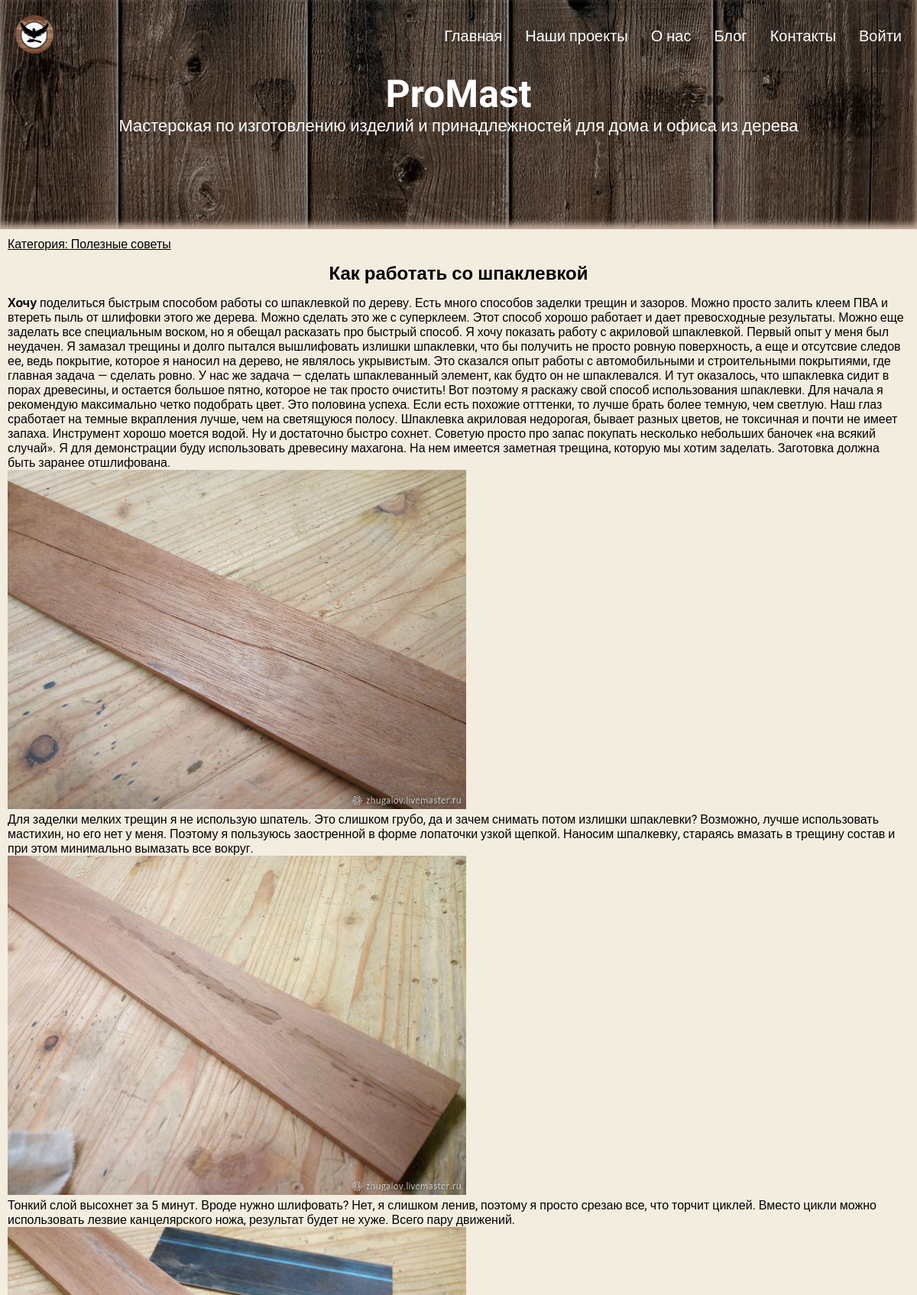
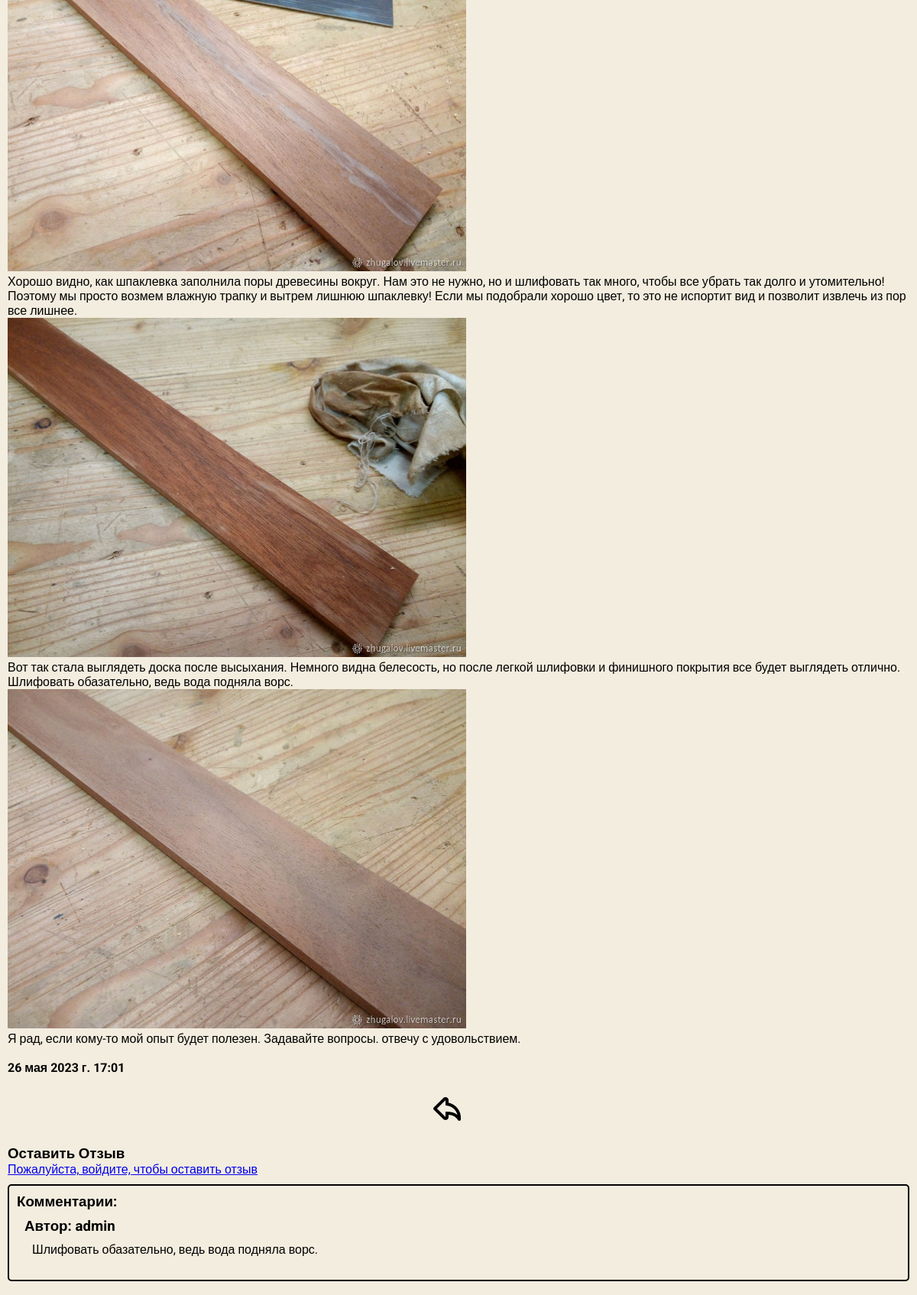
The app's page /blog/post/kak-rabotat-so-shpaklevkoj/ (upper part) with its own data (2 pictures, top to bottom).
### blog/models.py (models this page shows, shortened)
class Blog(models.Model):
    title = models.CharField(max_length=255, verbose_name='Название')
    slug = models.SlugField(max_length=255, unique=True, verbose_name='URL')
    image = models.ImageField(upload_to='photos/%Y/%m/%d/', blank=True, verbose_name='Изображение')
    content = models.TextField(blank=True, verbose_name='Контент')
    time_created = models.DateTimeField(auto_now_add=True, verbose_name='Дата публикации')
    time_update = models.DateTimeField(auto_now=True, verbose_name='Дата обновления')
    is_published = models.BooleanField(default=True, verbose_name='Опубликовано')
    cat = models.ForeignKey('Category', on_delete=models.PROTECT, verbose_name='Категория')
    class Meta:
        verbose_name = "Новость"
        verbose_name_plural = "Новости"
        ordering = ['-time_created']
    def reviewers(self):
        queryset = self.review_set.all().values_list('owner__id', flat=True)
        return queryset

class Category(models.Model):
    name = models.CharField(max_length=255, verbose_name='Категория')
    slug = models.SlugField(max_length=255, unique=True, verbose_name='URL')
    def __str__(self):
        return self.name
    class Meta:
        verbose_name = "Категорию"
        verbose_name_plural = "Категории"

class Review(models.Model):
    owner = models.ForeignKey(User, on_delete=models.CASCADE, null=True, verbose_name='Пользователь')
    post = models.ForeignKey(Blog, on_delete=models.CASCADE, verbose_name='Пост')
    text = models.TextField(null=False, blank=False, verbose_name='Комментарий')
    created = models.DateTimeField(auto_now_add=True, verbose_name='Дата комментария')
    class Meta:
        unique_together = [['owner', 'post']]
        verbose_name = "Комментарий"
        verbose_name_plural = "Комментарии"

### blog/views.py (the view, shortened to what this page needs)
# urls.py: path('post/<slug:post_slug>/', views.show_post, name='post'),
def show_post(request, post_slug):
    post = Blog.objects.get(slug=post_slug)
    form = ReviewForm()
    context = {
        'post': post,
        'cat_selected': 1,
        'form': form,
    }
    return render(request, 'blog/post.html', context)

### blog/templates/blog/post.html (shortened to what this page needs)
{% extends 'portfolio/base.html' %}
{% block content %}
{% load static %}
<div class="post">
    <div class="container">
        <div class="post__center">
            <a href="{% url 'blog' %}">Категория: {{ post.cat }}</a>
            <h2>{{ post.title }}</h2>
            <p>{{ post.content|safe }}</p>
            <h4>{{ post.time_created }}</h4>
            <p class="back"><a href="#" onclick="history.back()"><img src="{% static 'blog/back.png' %}" alt=""></a></p>
        </div>
    </div>
</div>
<div class="comments">
    <div class="container">
        <h3>Оставить Отзыв</h3>
        {% if request.user.id in post.reviewers %}
        <p>Вы уже оставляли комментарий об этой статье</p>
        {% else %}
        <a href="{% url 'login' %}">Пожалуйста, войдите, чтобы оставить отзыв</a>
        {% endif %}
        <div class="comment__list">
            <h3>Комментарии:</h3>
            {% for review in post.review_set.all %}
            <div class="comment">
                <h3>Автор: {{ review.owner }}</h3>
                <p class="comment__info">
                    {{ review.text|linebreaksbr }}
                </p>
            </div>
            {% endfor %}
        </div>
    </div>
</div>
{% endblock %}

### portfolio/static/css/style.css (style rules this page uses)
* { margin: 0; padding: 0; -webkit-box-sizing: border-box; box-sizing: border-box; }
body { font-family: 'Roboto', sans-serif; background: #F3EDDF; }
.container { max-width: 1200px; margin: 0px auto; }
.post { background: #F3EDDF; display: flex; box-sizing: border-box; padding: 10px; }
.post__center img { max-width: 100% !important; height: auto !important; margin: 0 30px 0 0 !important; }
.post__center .back { text-align: center; padding-top: 20px; }
.post__center a { padding: 15px auto 15px; color: #000; }
.post__center h2 { text-align: center; padding: 15px; }
.comments { padding: 10px; }
.field__comments, .comment__list, .comment, .comment__info { padding: 10px; }
.comment__list { border: 2px solid #000; border-radius: 5px; margin: 10px auto 10px; }

### records on screen
Blog: cat "Полезные советы", title "Как работать со шпаклевкой", content "Хочу поделиться быстрым способом работы со шпаклевкой по дереву. Есть много способов заделки трещин и зазоров. Можно просто залить клеем ПВА и втереть пыль от шлифовки этого же дерева. Можно сделать это же с суперклеем. Этот способ хорошо работает и дает превосходные результаты. Можно еще заделать все специальным воском, но я обещал расказать про быстрый способ. Я хочу показать работу с акриловой шпаклевкой. Первый опыт у меня был неудачен. Я замазал трещины и долго пытался вышлифовать излишки шпаклевки, что бы получить не просто ровную поверхность, а еще и отсутсвие следов ее, ведь покрытие, которое я наносил на дерево, не являлось укрывистым. Это сказался опыт работы с автомобильными и…", content (picture), time_created "26 мая 2023 г. 17:01"
Review: owner "admin", text "Шлифовать обазательно, ведь вода подняла ворс."
